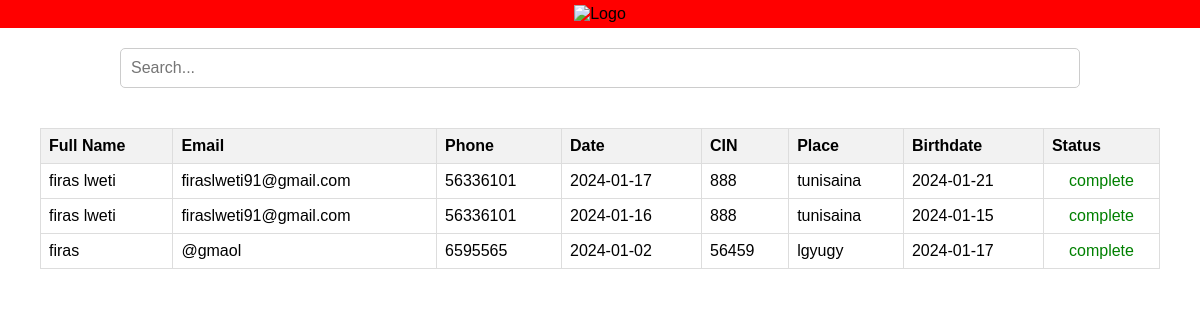
Page /admin/complete.php on the committed database.
### tables this page shows
CREATE TABLE `rendezvous` (
  `id` int(11) NOT NULL,
  `username` varchar(50) NOT NULL,
  `email` text NOT NULL,
  `phone` int(8) NOT NULL,
  `date` date NOT NULL,
  `cin` int(50) NOT NULL,
  `place` text NOT NULL,
  `birthdate` date NOT NULL,
  `situation` text NOT NULL
);

### admin/complete.php (the view, shortened to what this page needs)
<!DOCTYPE html>
<html lang="en">
<head>
</head>
<body>
    <nav>
        <img src="images/pngegg.png" alt="Logo">
    </nav>
    <div class="bar">
        <input type="search" id="search-bar" placeholder="Search...">
    </div>
    <div class="mar">
        <table>
            <thead>
                <tr>
                    <th>Full Name</th>
                    <th>Email</th>
                    <th>Phone</th>
                    <th>Date</th>
                    <th>CIN</th>
                    <th>Place</th>
                    <th>Birthdate</th>
                    <th>Status</th>
                </tr>
            </thead>
            <tbody>
            <?php
include "../server.php";
$aina = "SELECT * FROM rendezvous where situation LIKE 'complete'";
$result = mysqli_query($conn, $aina);
if ($result) {
    while ($row = mysqli_fetch_assoc($result)) {
        $statusClass = ($row['situation'] == 'complete') ? 'complete' : 'incomplete';
        echo "
            <tr>
                <td>{$row['username']}</td>
                <td>{$row['email']}</td>
                <td>{$row['phone']}</td>
                <td>{$row['date']}</td>
                <td>{$row['cin']}</td>
                <td>{$row['place']}</td>
                <td>{$row['birthdate']}</td>
                <td class='status $statusClass'>{$row['situation']}</td>
            </tr>
        ";
    }
} else {
    echo "Error: " . mysqli_error($conn);
}
?>
            </tbody>
        </table>
    </div>
</body>
</html>

### admin/complete.php (style rules this page uses)
body { padding: 0; margin: 0; font-family: 'Arial', sans-serif; }
nav { background-color: red; padding: 5px; text-align: center; }
nav img { width: 40px; }
.bar { margin: 20px 0; text-align: center; }
#search-bar { padding: 10px; width: 80%; border: 1px solid #ccc; border-radius: 5px; font-size: 16px; }
table { width: 100%; border-collapse: collapse; margin-top: 20px; }
th, td { border: 1px solid #ddd; padding: 8px; text-align: left; }
th { background-color: #f2f2f2; }
.mar { margin: 40px; }
td.status { text-align: center; }
.complete { color: green; }

### rows in the picture
rendezvous: username "firas lweti", email "firaslweti91@gmail.com", phone "56336101", date "2024-01-17", cin "888", place "tunisaina", birthdate "2024-01-21", situation "complete"
rendezvous: username "firas lweti", email "firaslweti91@gmail.com", phone "56336101", date "2024-01-16", cin "888", place "tunisaina", birthdate "2024-01-15", situation "complete"
rendezvous: username "firas", email "@gmaol", phone "6595565", date "2024-01-02", cin "56459", place "lgyugy", birthdate "2024-01-17", situation "complete"
